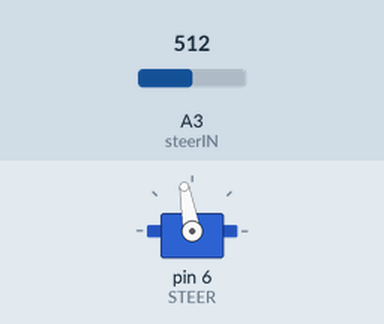
Simulated run of this sketch. Board: Arduino Uno, built with avr-gcc and run on an emulated ATmega328P. Parts: servo. The test bench sets the inputs (shaded band); at power-on: A3 (steerIN) = 512. What the sketch prints to the serial monitor is not drawn.

Above: at 1.2 s.
1.3 s: A3 (steerIN) set to 486
At 1.9 s:
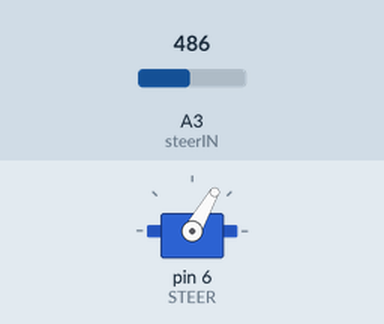
2.8 s: A3 (steerIN) set to 510
At 4.0 s:
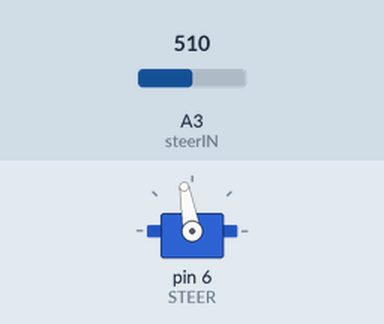
4.3 s: A3 (steerIN) set to 490
At 5.3 s:
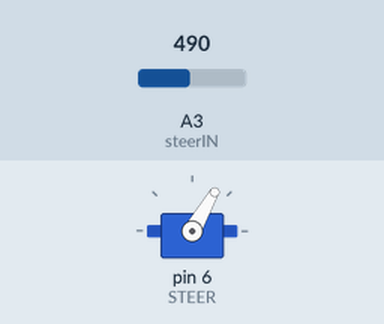
5.8 s: A3 (steerIN) set to 511
At 6.4 s:
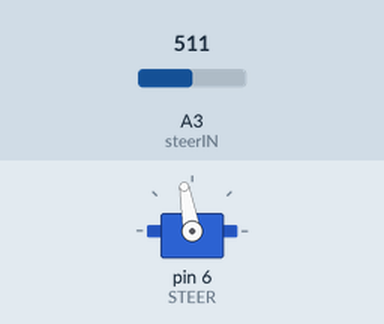
Timing chart, 0 to 8.3 s (numbered marks = the images above; inputs shaded):
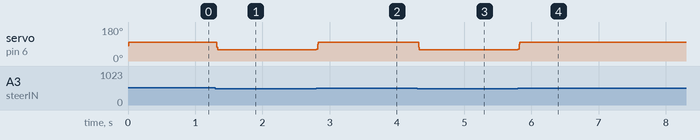

The sketch:

Slave.ino
```cpp
// Servo library
#include <Servo.h>
#define STEER 6

#define steerIN A3
#define posHome 80
#define posLeft 60
#define posRight 100
//50, 110
Servo steer;
boolean steerCheck[3] = {true, false, true};
int analogNum;
int currentSteer;
void setup() {
  Serial.begin(115200); // Pour a bowl of Serial

  steer.attach(STEER);  // attaches the servo on pin 9 to the servo object
  steer.write(posHome);
}

void loop() {
  analogNum = analogRead(steerIN);
  currentSteer = steer.read();
  Serial.println(currentSteer);
  Serial.println(analogNum);
  if (analogNum > 500) {
    steerCheck[2] = steerCheck[1];
    steerCheck[1] = steerCheck[0];
    steerCheck[0] = true;

  }
  else if (analogNum < 500) {
    steerCheck[2] = steerCheck[1];
    steerCheck[1] = steerCheck[0];
    steerCheck[0] = false;
  }
  if (steerCheck[0] == true and steerCheck[1] == true and steerCheck[2] == true) {
    if (currentSteer < posRight){
      steer.write(currentSteer + 1);
    }
    else if (currentSteer > posRight){
      steer.write(currentSteer - 1);
    }
    else if (currentSteer == posRight){
      steer.write(currentSteer);
    }

  }
  else if (steerCheck[0] == false and steerCheck[1] == false and steerCheck[2] == false) {
    if (currentSteer > posLeft){
      steer.write(currentSteer - 1);
    }
    else if (currentSteer < posLeft){
      steer.write(currentSteer + 1);
    }
    else if(currentSteer == posLeft){
      steer.write(currentSteer);
    }
  }
  else {
    if (currentSteer > posHome){
      steer.write(currentSteer - 1);
    }
    else if (currentSteer < posHome){
      steer.write(currentSteer + 1);
    }
  }
}
```

Measured:
- the behaviour switches between 500 and 499 on A3 (steerIN) (found by bisection; images 0 and 1)
- after the input at 1.3 s, servo on pin 6 (STEER): 100° → 60° at once
- after the input at 2.8 s, servo on pin 6 (STEER): 60° → 100° at once
- after the input at 4.3 s, servo on pin 6 (STEER): 100° → 60° at once
- after the input at 5.8 s, servo on pin 6 (STEER): 60° → 100° at once
